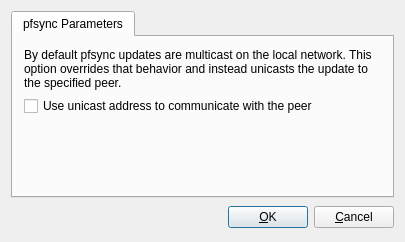
<?xml version="1.0" encoding="UTF-8"?>
<ui version="4.0">
 <class>pfsyncOptionsDialog_q</class>
 <widget class="QDialog" name="pfsyncOptionsDialog_q">
  <property name="geometry">
   <rect>
    <x>0</x>
    <y>0</y>
    <width>405</width>
    <height>242</height>
   </rect>
  </property>
  <property name="windowTitle">
   <string>pfsync protocol settings</string>
  </property>
  <layout class="QGridLayout">
   <item row="1" column="0">
    <layout class="QHBoxLayout">
     <item>
      <spacer>
       <property name="orientation">
        <enum>Qt::Orientation::Horizontal</enum>
       </property>
       <property name="sizeType">
        <enum>QSizePolicy::Policy::Expanding</enum>
       </property>
       <property name="sizeHint" stdset="0">
        <size>
         <width>151</width>
         <height>27</height>
        </size>
       </property>
      </spacer>
     </item>
     <item>
      <widget class="QPushButton" name="buttonOk">
       <property name="text">
        <string>&amp;OK</string>
       </property>
       <property name="shortcut">
        <string/>
       </property>
       <property name="autoDefault">
        <bool>true</bool>
       </property>
       <property name="default">
        <bool>true</bool>
       </property>
      </widget>
     </item>
     <item>
      <widget class="QPushButton" name="buttonCancel">
       <property name="text">
        <string>&amp;Cancel</string>
       </property>
       <property name="shortcut">
        <string/>
       </property>
       <property name="autoDefault">
        <bool>true</bool>
       </property>
      </widget>
     </item>
    </layout>
   </item>
   <item row="0" column="0">
    <widget class="QTabWidget" name="tabWidget">
     <property name="tabShape">
      <enum>QTabWidget::TabShape::Rounded</enum>
     </property>
     <property name="currentIndex">
      <number>0</number>
     </property>
     <widget class="QWidget" name="tab">
      <attribute name="icon">
       <iconset>
        <normaloff>:/Icons/Options</normaloff>:/Icons/Options</iconset>
      </attribute>
      <attribute name="title">
       <string>pfsync Parameters</string>
      </attribute>
      <layout class="QGridLayout" name="gridLayout_113">
       <item row="0" column="0">
        <widget class="QLabel" name="label">
         <property name="sizePolicy">
          <sizepolicy hsizetype="Expanding" vsizetype="Preferred">
           <horstretch>0</horstretch>
           <verstretch>0</verstretch>
          </sizepolicy>
         </property>
         <property name="text">
          <string>By default pfsync updates are multicast on the local network. This option overrides that behavior and instead unicasts the update to the specified peer.</string>
         </property>
         <property name="wordWrap">
          <bool>true</bool>
         </property>
        </widget>
       </item>
       <item row="1" column="0">
        <widget class="QCheckBox" name="syncpeer">
         <property name="text">
          <string>Use unicast address to communicate with the peer</string>
         </property>
        </widget>
       </item>
       <item row="2" column="0">
        <spacer>
         <property name="orientation">
          <enum>Qt::Orientation::Vertical</enum>
         </property>
         <property name="sizeHint" stdset="0">
          <size>
           <width>20</width>
           <height>40</height>
          </size>
         </property>
        </spacer>
       </item>
      </layout>
     </widget>
    </widget>
   </item>
  </layout>
 </widget>
 <layoutdefault spacing="6" margin="11"/>
 <tabstops>
  <tabstop>buttonOk</tabstop>
  <tabstop>buttonCancel</tabstop>
  <tabstop>tabWidget</tabstop>
 </tabstops>
 <resources>
  <include location="MainRes.qrc"/>
 </resources>
 <connections>
  <connection>
   <sender>buttonOk</sender>
   <signal>clicked()</signal>
   <receiver>pfsyncOptionsDialog_q</receiver>
   <slot>accept()</slot>
   <hints>
    <hint type="sourcelabel">
     <x>316</x>
     <y>472</y>
    </hint>
    <hint type="destinationlabel">
     <x>20</x>
     <y>20</y>
    </hint>
   </hints>
  </connection>
  <connection>
   <sender>buttonCancel</sender>
   <signal>clicked()</signal>
   <receiver>pfsyncOptionsDialog_q</receiver>
   <slot>reject()</slot>
   <hints>
    <hint type="sourcelabel">
     <x>397</x>
     <y>472</y>
    </hint>
    <hint type="destinationlabel">
     <x>20</x>
     <y>20</y>
    </hint>
   </hints>
  </connection>
 </connections>
</ui>
